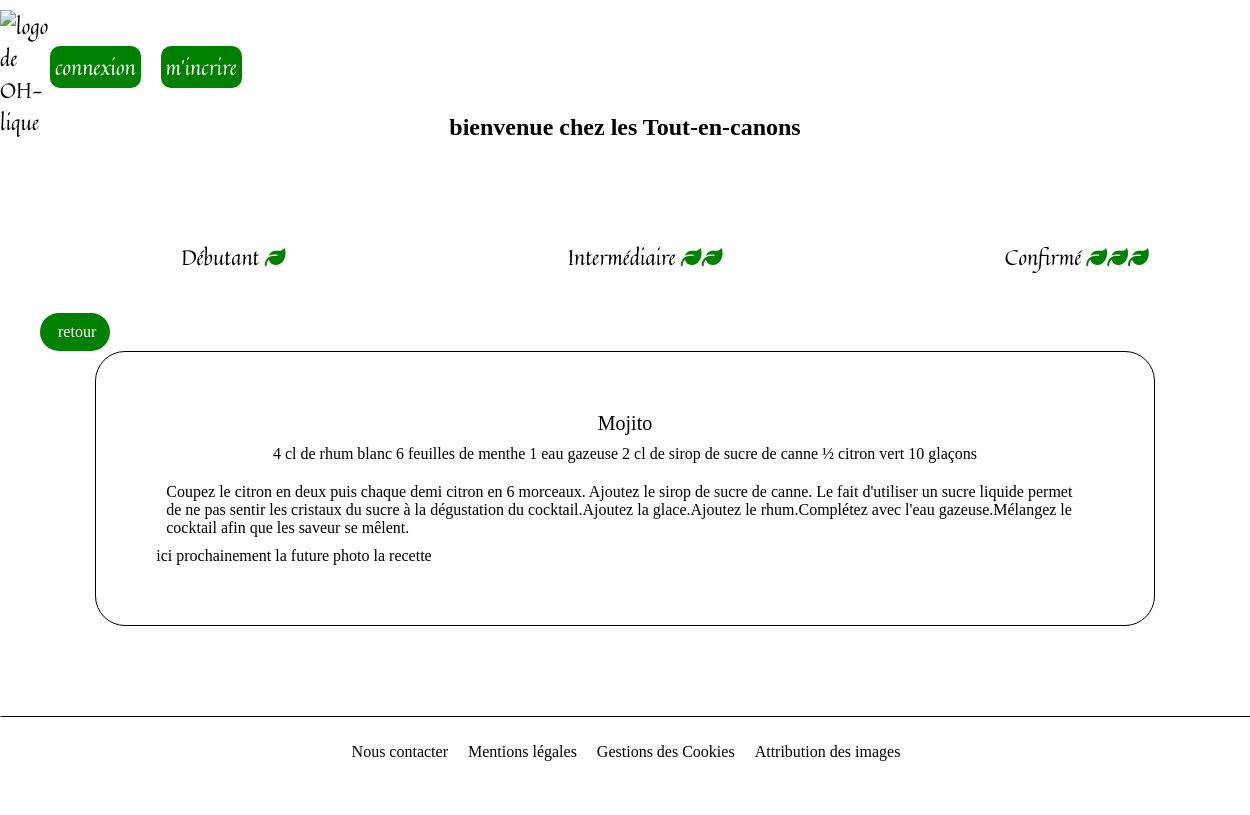
The page /index.php?action=PageRecette&id=6 on the database as committed earlier.
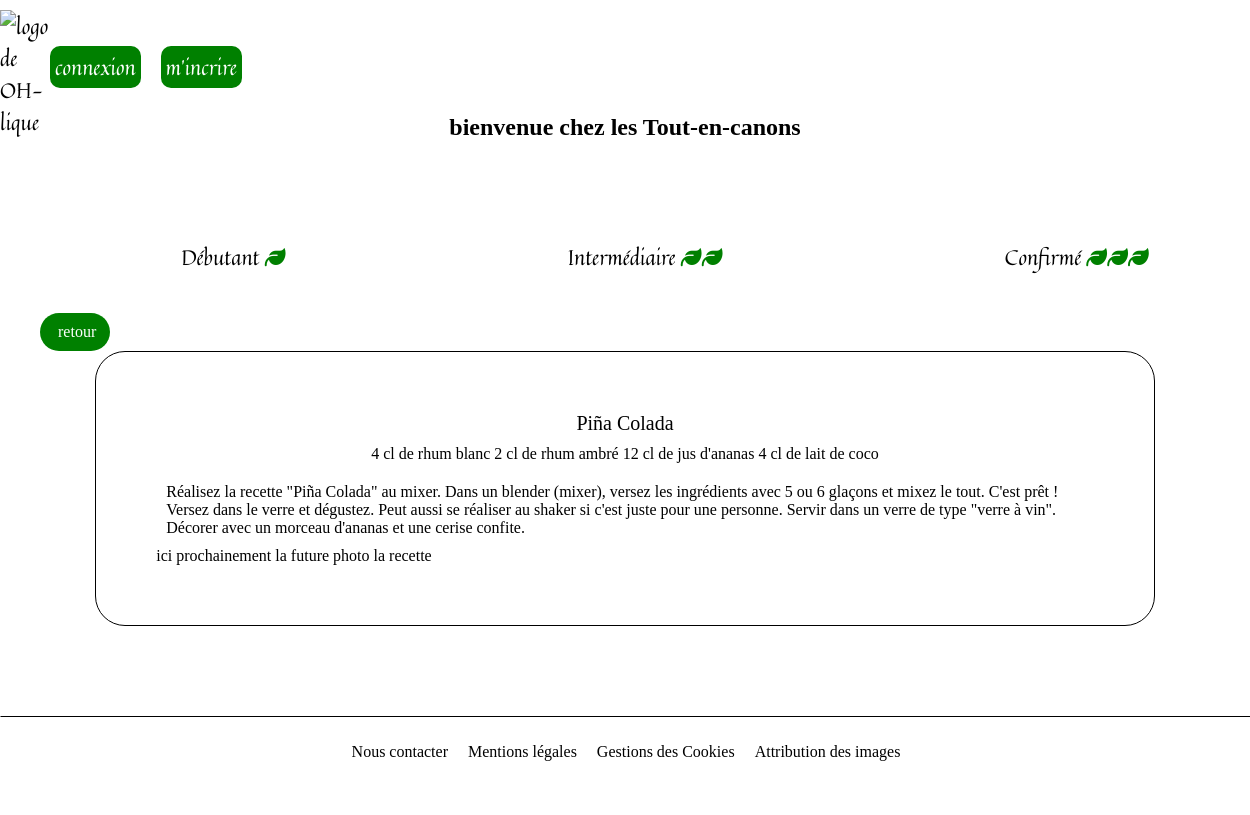
The same page on the database as committed later.
### tables this page shows
CREATE TABLE `recette` (
  `ID` int(255) NOT NULL,
  `Ingredients` text NOT NULL,
  `nomrecette` text NOT NULL,
  `Recette` text NOT NULL,
  `IDUtilisateur` int(255) NOT NULL,
  `Image` int(50) NOT NULL,
  `difficulte` int(1) NOT NULL,
  `couleur` text NOT NULL
);

### Controller/Frontend/Controller.php (called while the page is built, shortened)
<?php
function PageRecette()
{
    require('Model/Frontend/Recette.php');
    $ICPagerecette = new Recette();
    $DataPagerecette= $ICPagerecette->RecupereRecette ();
    require('View/Frontend/PageRecette.php');
}
?>

### Model/Frontend/Recette.php (called while the page is built, shortened)
<?php
class Recette
{
    public function RecupereRecette ()
    {
        require('Connexion.php');
        $reponse = $bdd->prepare('SELECT * FROM recette WHERE ID =' . $_GET["id"]);
        $reponse->execute();
        $data = $reponse->fetchAll();
        return $data;
    }
}
?>

### View/Frontend/PageRecette.php (the view, shortened to what this page needs)
    <section id="main">
        <div class="bouttonretour"><a class="retour" href="index.php?action=boutonretour">retour</a></div>
            <div class="recette1">
            <?php  foreach ($DataPagerecette as $donnees) : ?>
                <div class="titrecette"><?php echo $donnees['nomrecette']?></div>
                <div class="lesingrédients"><?php echo $donnees['Ingredients']?></div>
                <div class="larecette"><?php echo $donnees['Recette']?></div>
                <div class="photorecette"><?php echo $donnees['']?>ici prochainement la future photo la recette</div>
                <?php endforeach; ?>
            </div>
    </section>
<?php $content = ob_get_clean() ; ?>
<?php require('Template.php'); ?>

### index.php (shortened to what this page needs)
<?php
require('Controller/Frontend/Controller.php');
require('Controller/Backend/Controller.php');
if (isset($_GET['action']))
{
  switch ($_GET['action'])
  {
    case'PageRecette':
    PageRecette();
    break;
   }
}
else
{
  pageAccueil();
}
?>

### View/Frontend/Template.php (shortened to what this page needs)
<!DOCTYPE html>
<html>
	<head>
        <link rel="stylesheet" href="style.css"/>
	</head>
    <body>
        <div id="contenaire">
            <?php require ('Header.php'); ?>
            <?=$content ?>
            <?php require ('Footer.php'); ?>
        </div>
    </body>
</html>

### View/Frontend/Header.php
<header>
    <section id="menuheader">
              <nav class="espaceUtilisateur">
                     <ul class="laconnexion">
                        <li class="menuconnexion"><a class="boutonconnexion"href="index.php?action=PageLogin">connexion</a></li>
                        <li class="menuconnexion"><a class="boutonconnexion"href="index.php?action=PageInscription">m'incrire</a></li>
                    </ul>
                 </nav>
        <div id="banniere_menu">
            <h1 id="titre">bienvenue chez les Tout-en-canons</h1>
            <div id="barre">
             <a href="index.php?action=PageRecetteDebutant"><img src="Images/Mojito.jpg"  alt="logo de OH-lique" id="logo"></a>
                 <nav>
                     <ul>
                        <li class="naviguation">
                            <a href="index.php?action=PageRecetteDebutant">Débutant
                                 <i class="fas fa-leaf feuille"></i>
                            </a>
                        </li>
                        <li class="naviguation">
                            <a href="index.php?action=PageRecetteIntermediaire">Intermédiaire
                                <i class="fas fa-leaf feuille"></i><i class="fas fa-leaf feuille"></i>
                            </a>
                        </li>
                        <li class="naviguation">
                            <a href="index.php?action=PageRecetteConfirmer">Confirmé
                                <i class="fas fa-leaf feuille"></i><i class="fas fa-leaf feuille"></i><i class="fas fa-leaf feuille"></i>
                            </a>
                        </li>
                    </ul>
                 </nav>
            </div>
        </div>
    </section>
</header>

### View/Frontend/Footer.php
<footer >
    <p id=baspage><a href="index.php?action=PageContact" class="piedpage">Nous contacter</a><br><a href="#" class="piedpage">Mentions légales</a> <br><a href="#" class="piedpage">Gestions des Cookies</a> <br> <a href="#" class="piedpage">Attribution des images</a><br></p>
</footer>

### style.css (style rules this page uses)
html, body { margin: 0; padding: 0; width: 100%; height: 100%; }
div#contenaire { max-width: 1300px; margin: auto; }
header ul { list-style-type: none; display: flex; width: 100%; }
header a { font-family: Quintessential-Regular; font-size: 1.3em; color: black; text-decoration: none; margin-top: 50px; display: block; }
li { margin: auto; }
.fas.fa-leaf { color: green; }
h1#titre { text-align: center; }
img#logo { width: 50px; margin-top: -0px; display: block; position: absolute; top: 10px; }
li.menuconnexion { margin: 10px; }
ul.laconnexion { float: left; display: flex; position: relative; }
a.boutonconnexion { background-color: green; color: white; border-radius: 10px; padding: 5px; margin-top: 0px; }
.recette1 { height: auto; display: grid; justify-content: center; margin: auto; padding: 60px; }
.recette1 { width: 75%; height: auto; display: grid; justify-content: center; margin: auto; border-width: 1px; border-style: solid; border-color: black; border-radius: 30px; }
.bouttonretour { width: 50px; background-color: green; margin-top: 40px; margin-left: 40px; border-radius: 30PX; display: block; padding: 10px; }
.retour { margin: 8px; margin-top: 15px; color: #ffffff; text-decoration: none; }
.larecette { display: grid; justify-items: center; margin: 1; margin: 10px; }
.lesingrédients { display: grid; justify-items: center; margin: 10px; }
.titrecette { justify-items: center; display: grid; font-size: 20px; }
footer { display: grid; justify-content: space-around; margin-top: 80px; bottom: 0px; width: 100%; border-width: 1px; border-style: solid; border-color: black; margin-top: 90px; border-bottom-color: white; border-left-color: white; border-right-color:white; }
.piedpage { display: grid; padding: 10px; color: black; text-decoration: none; }
#baspage { display: flex; flex-wrap: wrap; align-content: space-evenly; }

Rows that differ between the two databases and show on the page:
changed recette: nomrecette "Mojito" → "Piña Colada"; Ingredients "4 cl de rhum blanc 6 feuilles de menthe 1 eau gazeuse 2 cl de sirop de sucre de canne ½ citron vert 10 glaçons" → "4 cl de rhum blanc 2 cl de rhum ambré 12 cl de jus d'ananas 4 cl de lait de coco"; Recette "Coupez le citron en deux puis chaque demi citron en 6 morceaux. Ajoutez le sirop de sucre de canne. Le fait d'utiliser un sucre liquide permet de ne pas sentir les cristaux du sucre à la dégustation du cocktail.Ajoutez la glace.Ajoutez le rhum.Complétez avec l'eau gazeuse.Mélangez le cocktail afin que les saveur se mêlent." → "Réalisez la recette \"Piña Colada\" au mixer. Dans un blender (mixer), versez les ingrédients avec 5 ou 6 glaçons et mixez le tout. C'est prêt ! Versez dans le verre et dégustez. Peut aussi se réaliser au shaker si c'est juste pour une personne. Servir dans un verre de type \"verre à vin\". Décorer avec un morceau d'ananas et une cerise confite."
